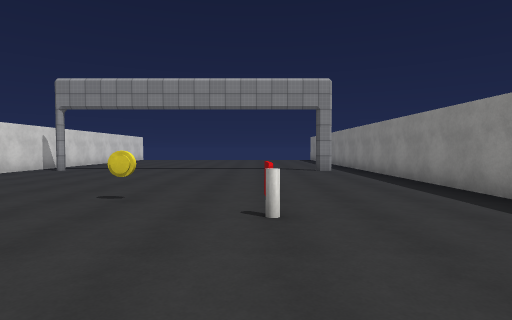
view 1 (above)

15 first-person views from a walk through a scene from a Unity 3-D project. The camera is 1.4 m above the floor, tilts 2° down and sees 80° across. The floor is counted in squares, 2 m on a side. Each view is taken from the middle of a square. On the plan, view 1 faces up. The plan holds only what a view shows up to about 10 squares ahead; the rest is blank. The place goes on beyond the plan. The player character is not drawn. Surface patterns are stand-ins for the level's own textures.

view 2
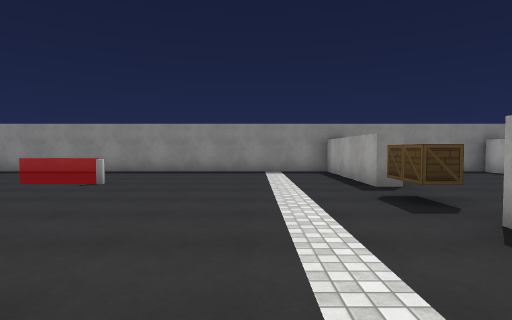

view 3
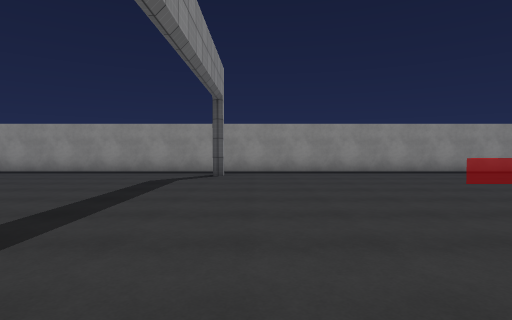

view 4
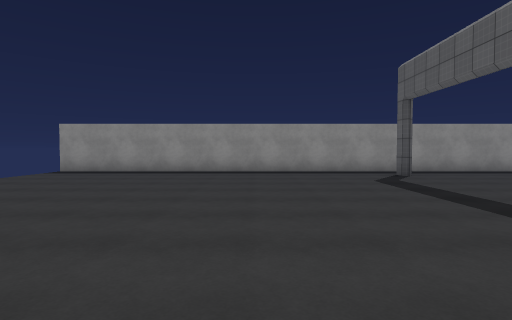

view 5
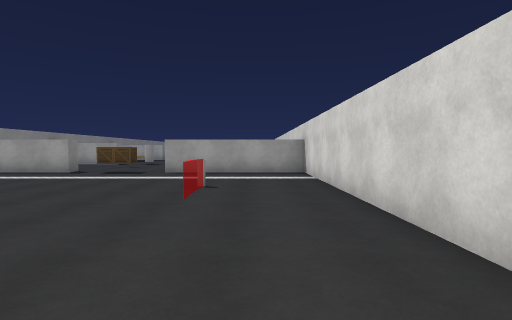

view 6
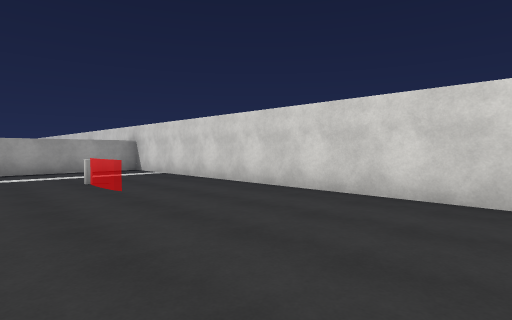

view 7
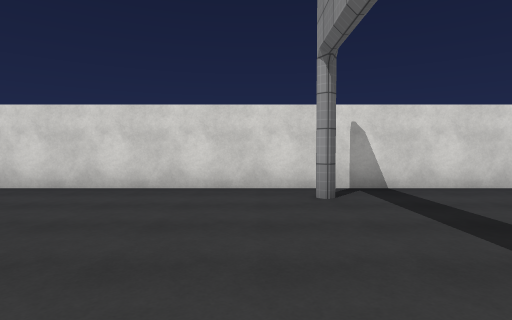

view 8
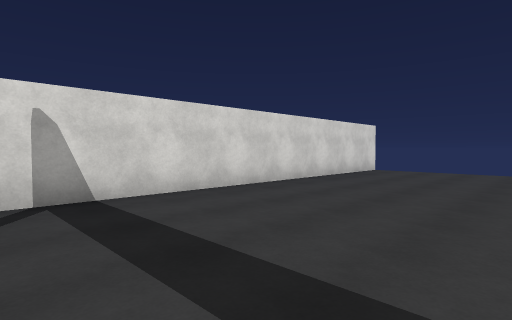

view 9
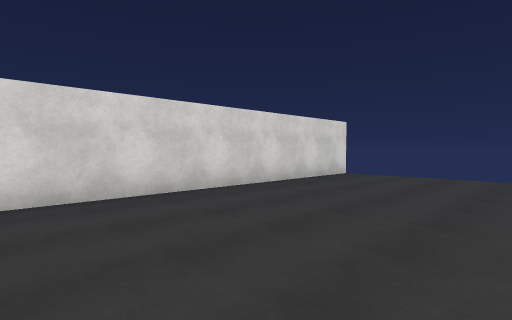

view 10
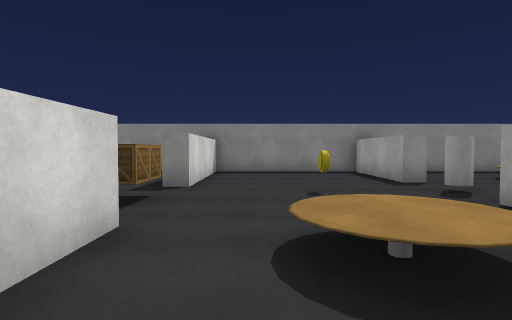

view 11
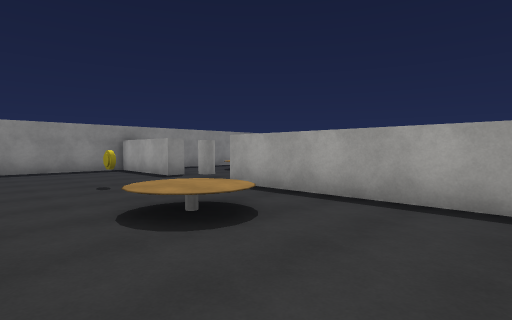

view 12
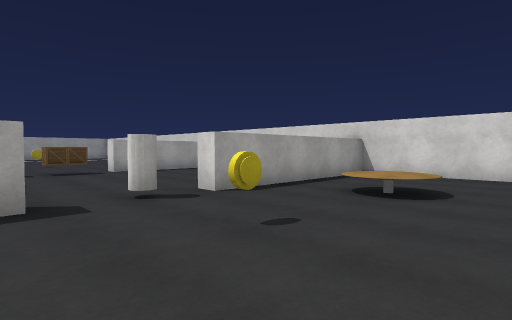

view 13
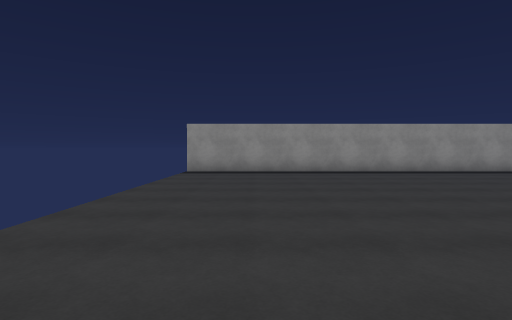

view 14
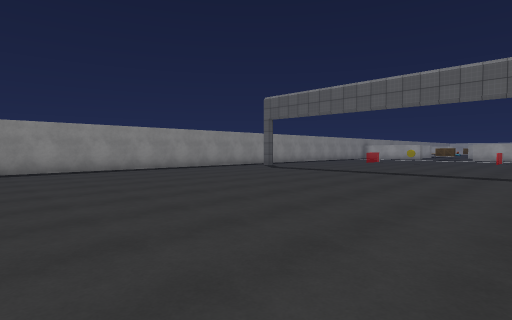

view 15
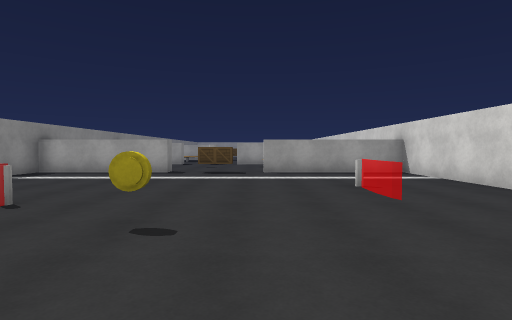

### Floor plan
Points are (right, up) in squares from view 1. A wall is a line through its corners. A room is listed if a view was taken in it or the views show most of it. See-through windows are left out.
Room 1 (views 1, 2, 3, 4, 5, 6, 7, 8, 9, 10, 11, 12, 13, 14, 15)
walls: (2.5, 9.9) (2, 9.9); (-3.1, -2.8) (-4.6, -2.8); (-7.5, -3.6) (-7.5, -7.1) (-2.1, -7.1) (-2.1, -7.6); (-7.5, 20.2) (-7.5, -2.2) (-3.1, -2.2); (0.4, -7.6) (0.4, -7.1) (3.6, -7.1) (3.6, -2.8) (-0.3, -2.8) (-0.3, -2.2) (3.6, -2.2) (3.6, 20.2)
ways out: gap at (-8, 20); gap at (4, 20)
objects: other object (-5, 2); other object (-4, -5); box (-2, -2); other object (-2, 4); other object (-1, -7); other object (-1, -5); other object (0, 3) to (0, 4)

Positions as (right, up) in squares from view 1, and headings:
1: (0, 0), facing up
2: (-6, 0), facing right
3: (-6, 9), facing right
4: (-6, 14), facing right
5: (-6, 7), facing down
6: (-3, 8), facing down-left
7: (-2, 9), facing left
8: (-3, 10), facing up-left
9: (-3, 12), facing up-left
10: (-6, -4), facing right
11: (-7, -3), facing down-right
12: (1, -3), facing down-left
13: (-6, 18), facing right
14: (-7, 20), facing down-right
15: (-3, 7), facing down
